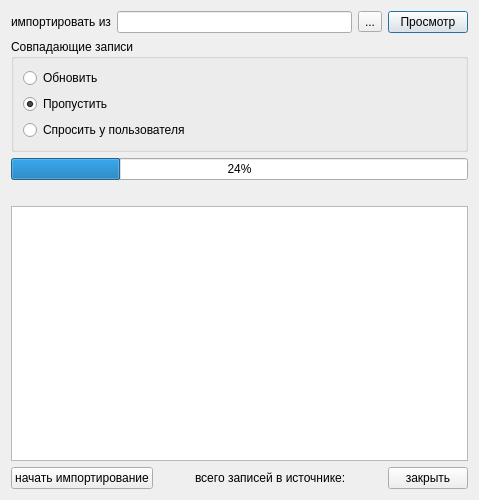
<?xml version="1.0" encoding="UTF-8"?>
<ui version="4.0">
 <class>Dialog</class>
 <widget class="QDialog" name="Dialog">
  <property name="geometry">
   <rect>
    <x>0</x>
    <y>0</y>
    <width>479</width>
    <height>500</height>
   </rect>
  </property>
  <property name="windowTitle">
   <string>Импорт данных об ЛПУ из справочника ИНФИС</string>
  </property>
  <layout class="QVBoxLayout" name="verticalLayout">
   <item>
    <layout class="QVBoxLayout" name="verticalLayout_5">
     <item>
      <layout class="QHBoxLayout" name="_2">
       <item>
        <widget class="QLabel" name="label">
         <property name="text">
          <string>импортировать из</string>
         </property>
        </widget>
       </item>
       <item>
        <widget class="QLineEdit" name="edtFileName">
         <property name="text">
          <string/>
         </property>
         <property name="readOnly">
          <bool>true</bool>
         </property>
        </widget>
       </item>
       <item>
        <widget class="QToolButton" name="btnSelectFile">
         <property name="text">
          <string>...</string>
         </property>
        </widget>
       </item>
       <item>
        <widget class="QPushButton" name="btnView">
         <property name="text">
          <string>Просмотр</string>
         </property>
        </widget>
       </item>
      </layout>
     </item>
     <item>
      <layout class="QHBoxLayout" name="horizontalLayout">
       <item>
        <layout class="QVBoxLayout" name="verticalLayout_2">
         <item>
          <widget class="QGroupBox" name="gbDublicates">
           <property name="title">
            <string>Совпадающие записи</string>
           </property>
           <layout class="QVBoxLayout" name="verticalLayout_4">
            <item>
             <widget class="QRadioButton" name="chkUpdate">
              <property name="text">
               <string>Обновить</string>
              </property>
              <property name="checked">
               <bool>false</bool>
              </property>
             </widget>
            </item>
            <item>
             <widget class="QRadioButton" name="chkSkip">
              <property name="text">
               <string>Пропустить</string>
              </property>
              <property name="checked">
               <bool>true</bool>
              </property>
             </widget>
            </item>
            <item>
             <widget class="QRadioButton" name="chkAskUser">
              <property name="text">
               <string>Спросить у пользователя</string>
              </property>
             </widget>
            </item>
           </layout>
          </widget>
         </item>
        </layout>
       </item>
      </layout>
     </item>
     <item>
      <widget class="QProgressBar" name="progressBar">
       <property name="value">
        <number>24</number>
       </property>
       <property name="orientation">
        <enum>Qt::Horizontal</enum>
       </property>
      </widget>
     </item>
     <item>
      <widget class="QLabel" name="statusLabel">
       <property name="text">
        <string/>
       </property>
      </widget>
     </item>
     <item>
      <widget class="QTextBrowser" name="log"/>
     </item>
     <item>
      <layout class="QHBoxLayout">
       <property name="spacing">
        <number>6</number>
       </property>
       <property name="margin">
        <number>0</number>
       </property>
       <item>
        <widget class="QPushButton" name="btnImport">
         <property name="text">
          <string>начать импортирование</string>
         </property>
        </widget>
       </item>
       <item>
        <spacer>
         <property name="orientation">
          <enum>Qt::Horizontal</enum>
         </property>
         <property name="sizeHint" stdset="0">
          <size>
           <width>40</width>
           <height>20</height>
          </size>
         </property>
        </spacer>
       </item>
       <item>
        <widget class="QLabel" name="labelNum">
         <property name="text">
          <string>всего записей в источнике:</string>
         </property>
        </widget>
       </item>
       <item>
        <spacer>
         <property name="orientation">
          <enum>Qt::Horizontal</enum>
         </property>
         <property name="sizeHint" stdset="0">
          <size>
           <width>40</width>
           <height>20</height>
          </size>
         </property>
        </spacer>
       </item>
       <item>
        <widget class="QPushButton" name="btnClose">
         <property name="text">
          <string>закрыть</string>
         </property>
        </widget>
       </item>
      </layout>
     </item>
    </layout>
   </item>
  </layout>
 </widget>
 <tabstops>
  <tabstop>edtFileName</tabstop>
  <tabstop>btnSelectFile</tabstop>
  <tabstop>btnView</tabstop>
  <tabstop>chkUpdate</tabstop>
  <tabstop>chkSkip</tabstop>
  <tabstop>chkAskUser</tabstop>
  <tabstop>log</tabstop>
  <tabstop>btnImport</tabstop>
  <tabstop>btnClose</tabstop>
 </tabstops>
 <resources/>
 <connections/>
</ui>
